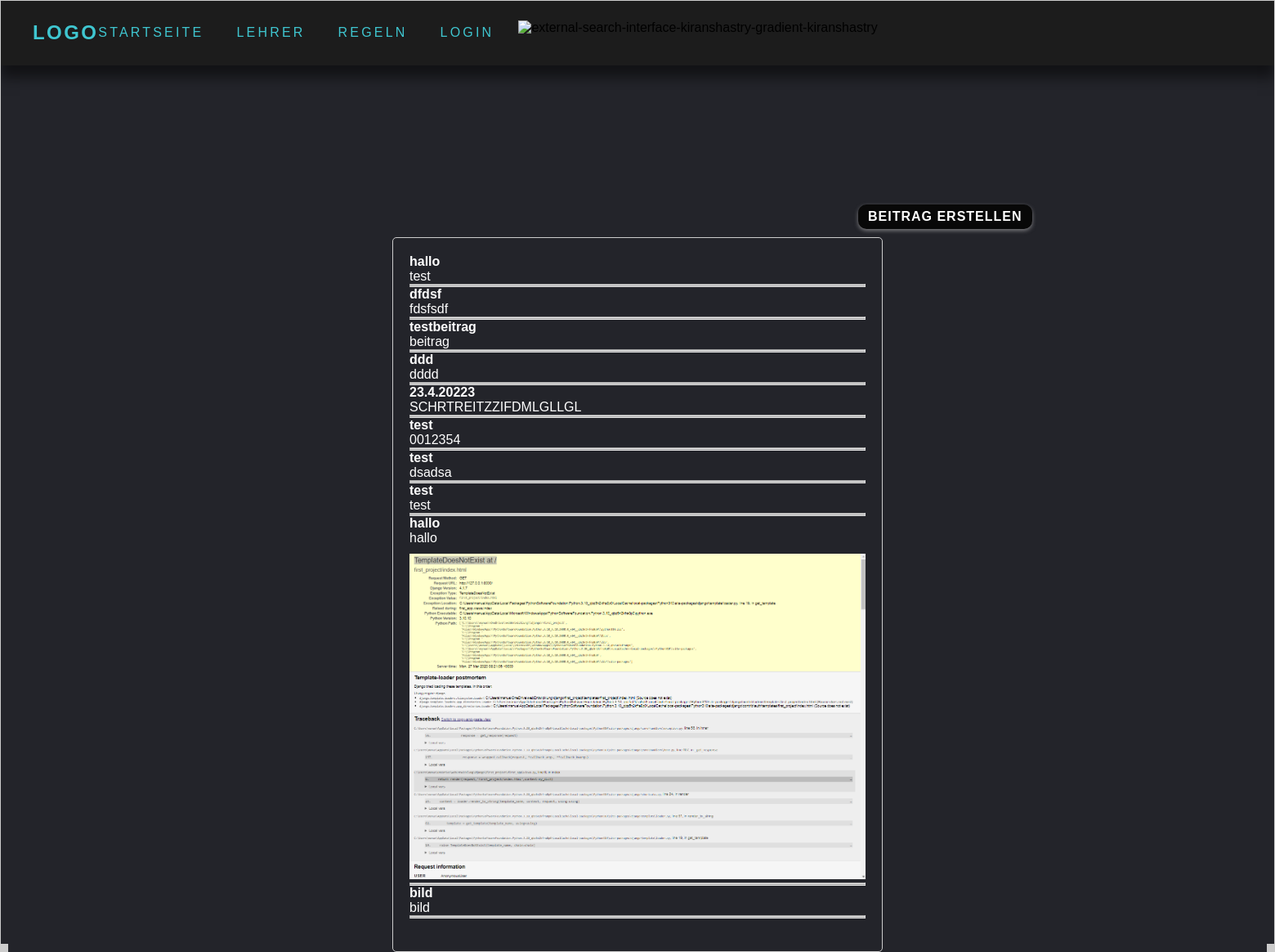
Before: / with the older database file.
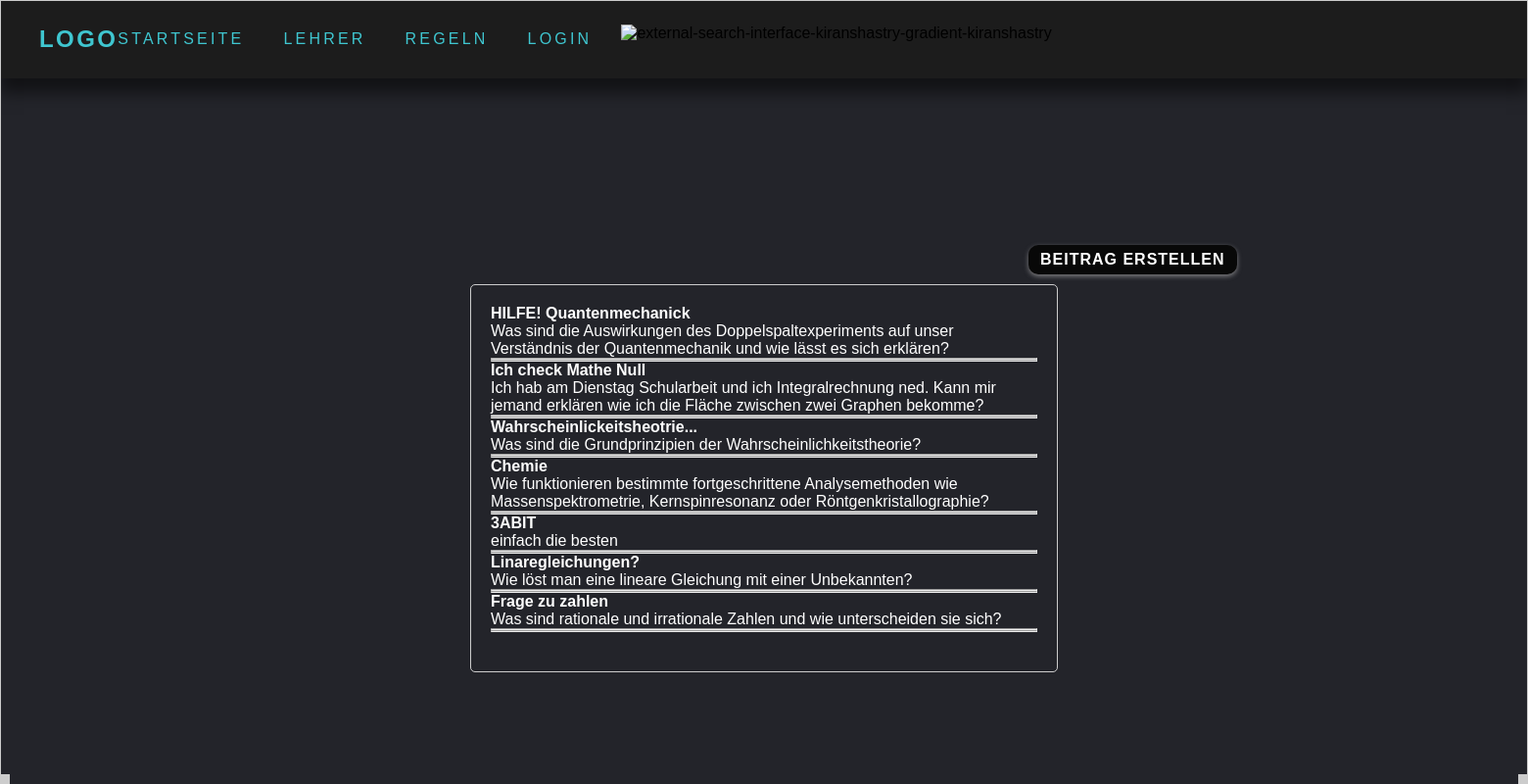
After: the same page with the newer database file.
### forum_app/models.py (models this page shows, shortened)
class beitrag(models.Model):
    titel = models.CharField(max_length=100)
    beitrag = models.CharField(max_length=500)
    likes = models.ManyToManyField(User, related_name='liked_beitraege', blank=True)
    image = models.ImageField(upload_to="static/test", null=True, blank=True)

### forum_app/views.py (the view)
# urls.py: path('', views.index,name='index'),
def index(request):
    post = forms.PostBeitrag()
    all_beitrag = beitrag.objects.all()
    all_comment = comment.objects.all()
    if request.method == 'POST':
        post = forms.PostBeitrag(request.POST)
        if post.is_valid():
            post.save(commit=True)
            post = forms.PostBeitrag()
            return HttpResponseRedirect(reverse('index'))
    return render(request, 'forum_app/index.html',{'beitrag_form':post, 'beitrag':all_beitrag, 'beitrag.comment.all':all_comment,})

### forum_app/forms.py
class PostBeitrag(forms.ModelForm):
    class Meta:
        model = beitrag
        fields = ['titel', 'beitrag', 'image']
        widgets = {'beitrag': forms.Textarea(attrs={'placeholder': 'Beitrag'}),
                   'titel':forms.TextInput(attrs={'placeholder': 'Titel'})}

### templates/forum_app/index.html (shortened to what this page needs)
<!DOCTYPE html>
{% load static %}
<html lang="de">
    <head>
        <link href="{%static 'style2.css'%}" rel="stylesheet">
        <link href="{%static 'index.css'%}" rel="stylesheet">
    </head>
    <body>
      <header>
        <a href ="{% url 'index' %}" class="logo"> Logo </a>
        <div class="nav">
          <ul class="navigation">
                <li><a href="{% url 'index' %}">Startseite</a></li>
                <li><a href="{% url 'lehrer' %}">Lehrer</a></li>
                <li><a href="{% url 'rules' %}">Regeln</a></li>
                <li><a href="{% url 'login' %}">Login</a></li>
            </div>
            <div class="search">
              <span class="icon">
              <img name="search-outline" class="searchBtn" width="32" height="32" src="https://img.icons8.com/external-kiranshastry-gradient-kiranshastry/64/external-search-interface-kiranshastry-gradient-kiranshastry.png" alt="external-search-interface-kiranshastry-gradient-kiranshastry"/>
            </span>
            </div>
      </header>
      <input id="post_erstellen" type="submit" value="Beitrag erstellen">
      <div class="box">
        <div class="box-inner">
  {% if user.is_authenticated %}
    <ul>
      {% for post in beitrag %}
        <strong><a href="{% url 'beitrag-detail' post.pk %}">{{ post.titel }}</a> <br/> </strong>
        {{ post.beitrag }}
        <img src="{{ post.image }}" alt=""> <hr>
        {%endfor%}
    </ul>
  {%else%}
    {% for post in beitrag %}
      <strong>{{ post.titel }}</strong><br>
      {{ post.beitrag }}
      <img src="{{ post.image }}" alt=""> <hr><hr>
    {% endfor%}
  {%endif%}
    </div>
    <div class="border bottom-left"></div>
    <div class="border bottom-right"></div>
</div>
    </body>
</html>

### static/style2.css (style rules this page uses)
* { margin: 0px; padding: 0px; box-sizing: border-box; font-family: 'Poppins',sans-serif; }
body { justify-content: center; align-items: center; min-height: 350px; background-color: #23242a; overflow-x: hidden; margin-top: 250px; }
header { position: absolute; top: 0; left: 0; width: 100%; height: 80px; background-color: #1c1c1c; padding: 20px 40px; display: flex; justify-content:space-between ; align-items: center; box-shadow: 0 15px 15px rgba(0,0,0,0.5); }
.logo { color: #3fc6d0; text-decoration: none; font-size: 1.5em; font-weight: 700; text-transform: uppercase; letter-spacing: 0.1em; }
.nav { display: flex; align-items: center; }
header ul { position: relative; display: flex; gap: 40px; }
header ul li { list-style: none; }
header ul li a { position: relative; text-decoration: none; font-size: 1em; color: #3fc6d0; text-transform:uppercase ; letter-spacing: 0.2em; }
header ul li a::before { content: ''; position: absolute; bottom: -8px; width: 100%; height: 2px; background-color: #ce2f5d; transform: scaleX(0); transition: transform 0.5s ease-in-out; transform-origin: right; }
.search span img { cursor: pointer; z-index: 20; position: relative; }
.searchBtn { position: relative; left: 30px; top:2.5px; transition: 0.5s ease-in-out; }
#post_erstellen { display: inline-block; background-color: #080808; color: #fff; border: none; padding: 6px 12px; margin-left: 1050px; margin-bottom: 10px; font-size: 1rem; font-weight: 700; text-transform: uppercase; letter-spacing: 1px; border-radius: 10px; box-shadow: 0px 2px 5px rgba(215, 213, 213, 0.5); transition: background-color 0.3s ease-in-out, transform 0.3s ease-in-out; cursor: pointer; }

### static/index.css (style rules this page uses)
.box { background-color: #23242a; width: 600px; margin: 0 auto; padding: 20px; border: 1px solid #ccc; border-radius: 5px; color: white; }
.box-inner { margin-bottom: 20px; }
.box strong { font-weight: bold; }
.box .border { position: absolute; background-color: #ccc; }
.box .bottom-left { bottom: 0; left: 0; width: 10px; height: 10px; }
.box .bottom-right { bottom: 0; right: 0; width: 10px; height: 10px; }

Changed rows visible on the page:
removed beitrag: titel "hallo", beitrag "test"
removed beitrag: titel "dfdsf", beitrag "fdsfsdf"
removed beitrag: titel "testbeitrag", beitrag "beitrag"
removed beitrag: titel "ddd", beitrag "dddd"
removed beitrag: titel "23.4.20223", beitrag "SCHRTREITZZIFDMLGLLGL"
removed beitrag: titel "test", beitrag "0012354"
removed beitrag: titel "test", beitrag "dsadsa"
removed beitrag: titel "test", beitrag "test"
removed beitrag: titel "hallo", beitrag "hallo", image (picture)
removed beitrag: titel "bild", beitrag "bild"
added beitrag: titel "HILFE! Quantenmechanick", beitrag "Was sind die Auswirkungen des Doppelspaltexperiments auf unser Verständnis der Quantenmechanik und wie lässt es sich erklären?"
added beitrag: titel "Ich check Mathe Null", beitrag "Ich hab am Dienstag Schularbeit und ich Integralrechnung ned. Kann mir jemand erklären wie ich die Fläche zwischen zwei Graphen bekomme?"
added beitrag: titel "Wahrscheinlickeitsheotrie...", beitrag "Was sind die Grundprinzipien der Wahrscheinlichkeitstheorie?"
added beitrag: titel "Chemie", beitrag "Wie funktionieren bestimmte fortgeschrittene Analysemethoden wie Massenspektrometrie, Kernspinresonanz oder Röntgenkristallographie?"
added beitrag: titel "3ABIT", beitrag "einfach die besten"
added beitrag: titel "Linaregleichungen?", beitrag "Wie löst man eine lineare Gleichung mit einer Unbekannten?"
added beitrag: titel "Frage zu zahlen", beitrag "Was sind rationale und irrationale Zahlen und wie unterscheiden sie sich?"
